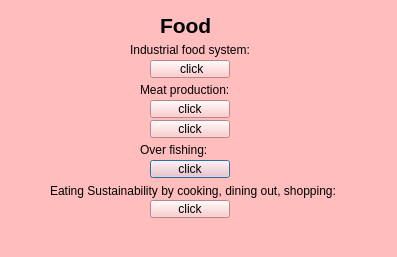
<?xml version="1.0" encoding="UTF-8"?>
<ui version="4.0">
 <class>food</class>
 <widget class="QDialog" name="food">
  <property name="geometry">
   <rect>
    <x>0</x>
    <y>0</y>
    <width>397</width>
    <height>257</height>
   </rect>
  </property>
  <property name="windowTitle">
   <string>Dialog</string>
  </property>
  <property name="styleSheet">
   <string notr="true">background-color: rgb(255, 189, 190);</string>
  </property>
  <widget class="QLabel" name="label_3">
   <property name="geometry">
    <rect>
     <x>140</x>
     <y>80</y>
     <width>161</width>
     <height>20</height>
    </rect>
   </property>
   <property name="text">
    <string>Meat production:</string>
   </property>
  </widget>
  <widget class="QPushButton" name="link4">
   <property name="geometry">
    <rect>
     <x>150</x>
     <y>160</y>
     <width>80</width>
     <height>18</height>
    </rect>
   </property>
   <property name="styleSheet">
    <string notr="true"/>
   </property>
   <property name="text">
    <string>click</string>
   </property>
  </widget>
  <widget class="QPushButton" name="link1">
   <property name="geometry">
    <rect>
     <x>150</x>
     <y>60</y>
     <width>80</width>
     <height>18</height>
    </rect>
   </property>
   <property name="styleSheet">
    <string notr="true">border-color: rgb(0, 0, 0);</string>
   </property>
   <property name="text">
    <string> click</string>
   </property>
  </widget>
  <widget class="QLabel" name="label_2">
   <property name="geometry">
    <rect>
     <x>130</x>
     <y>40</y>
     <width>161</width>
     <height>20</height>
    </rect>
   </property>
   <property name="text">
    <string>Industrial food system:</string>
   </property>
  </widget>
  <widget class="QLabel" name="label">
   <property name="geometry">
    <rect>
     <x>160</x>
     <y>10</y>
     <width>51</width>
     <height>31</height>
    </rect>
   </property>
   <property name="font">
    <font>
     <pointsize>16</pointsize>
     <bold>true</bold>
    </font>
   </property>
   <property name="styleSheet">
    <string notr="true"/>
   </property>
   <property name="text">
    <string>Food</string>
   </property>
  </widget>
  <widget class="QPushButton" name="link2">
   <property name="geometry">
    <rect>
     <x>150</x>
     <y>100</y>
     <width>80</width>
     <height>18</height>
    </rect>
   </property>
   <property name="text">
    <string>click</string>
   </property>
  </widget>
  <widget class="QLabel" name="label_4">
   <property name="geometry">
    <rect>
     <x>140</x>
     <y>140</y>
     <width>131</width>
     <height>20</height>
    </rect>
   </property>
   <property name="text">
    <string>Over fishing:</string>
   </property>
  </widget>
  <widget class="QLabel" name="label_5">
   <property name="geometry">
    <rect>
     <x>50</x>
     <y>180</y>
     <width>311</width>
     <height>21</height>
    </rect>
   </property>
   <property name="text">
    <string>Eating Sustainability by cooking, dining out, shopping:</string>
   </property>
  </widget>
  <widget class="QPushButton" name="link3">
   <property name="geometry">
    <rect>
     <x>150</x>
     <y>120</y>
     <width>80</width>
     <height>18</height>
    </rect>
   </property>
   <property name="text">
    <string>click</string>
   </property>
  </widget>
  <widget class="QPushButton" name="link5">
   <property name="geometry">
    <rect>
     <x>150</x>
     <y>200</y>
     <width>80</width>
     <height>18</height>
    </rect>
   </property>
   <property name="text">
    <string>click</string>
   </property>
  </widget>
  <zorder>label_3</zorder>
  <zorder>link4</zorder>
  <zorder>label_2</zorder>
  <zorder>label</zorder>
  <zorder>link2</zorder>
  <zorder>label_4</zorder>
  <zorder>label_5</zorder>
  <zorder>link3</zorder>
  <zorder>link5</zorder>
  <zorder>link1</zorder>
 </widget>
 <resources/>
 <connections/>
</ui>
